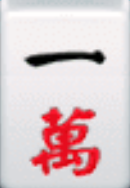
#> input picture samples/1m.png, 130 x 188 px; its folder holds only this picture in this run
$ python -i hand_recognizer.py   (imports and definitions only)
#> lines starting #> are read from the running program, lines starting #| are printed output that depends on the picture
#> further down, picture is the input picture: shape (188, 130, 3); mean B, G, R 204.5, 201.5, 222.2
"""辨識明星3缺1（6.9.x 版）畫面上的手牌

手牌是正面、大小固定的牌，靠右對齊排在固定格子上，摸進的牌在最右邊另一格。
所以不用在整個畫面上找，直接對每一格做樣板比對即可。
座標以 2566x1386 的視窗截圖為準，其他大小的畫面會先縮放到這個大小。
"""
import os

import cv2
import numpy as np

REF_W, REF_H = 2566, 1386          # 量測座標時的視窗截圖大小
TILE_W, TILE_H = 130, 188          # 手牌大小
TILE_Y = 1014                      # 手牌上緣（沒被選取時）
LAST_SLOT_X = 2150                 # 最右邊一張手牌的左緣
SLOT_PITCH = (2150 - 115) / 15     # 手牌間距（16 張從 x=115 排到 x=2150）
DRAWN_X = 2325                     # 摸進那張牌的左緣
NUM_SLOTS = 16
SEARCH_X = 8                       # 左右容許誤差
SEARCH_UP = 70                     # 被選取的牌會往上浮
SEARCH_DOWN = 6
THRESHOLD = 0.8                    # 低於這個分數視為認不出來
MATCH_SCALE = 0.5                  # 比對前縮小，速度快一倍以上，結果與原尺寸相同
QUICK_ACCEPT = 0.93                # 同一格跟上次同一張牌的分數超過這個值就直接採用
                                   # （不同牌之間最像的是 3m/5m，約 0.87）
EMPTY_DIFF = 4                     # 空格的縮圖平均差異小於這個值，視為沒變
FLOWERS = {'spring', 'summer', 'autumn', 'winter', 'plum', 'orchid', 'bamboo', 'chrysanthemum'}


def _imread(path, flags=cv2.IMREAD_GRAYSCALE):
    """cv2.imread 不支援含中文的路徑，改用 imdecode"""
#> called with path = 'samples/1m.png', flags = 0
    return cv2.imdecode(np.fromfile(path, dtype=np.uint8), flags)
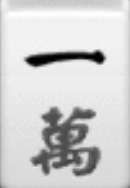
#> returned value: shape (188, 130); min 0, max 254, mean 207.6


class HandRecognizer:
    def __init__(self, samples_dir='samples'):
        self.templates = {}
        for name in os.listdir(samples_dir):
            if name.endswith('.png'):
                tmpl = _imread(os.path.join(samples_dir, name))
                self.templates[name[:-4]] = cv2.resize(tmpl, None, fx=MATCH_SCALE, fy=MATCH_SCALE,
                                                       interpolation=cv2.INTER_AREA)
        if not self.templates:
            raise ValueError(f"在 {samples_dir} 找不到任何樣板")
        self._last_labels = {}  # 格子 x 座標 → 上次認出的牌
        self._empty_slots = {}  # 格子 x 座標 → (縮圖, 比對結果)，上次沒認出牌的格子

    def _match_window(self, gray, x, y_top, y_bottom, labels):
        """在上緣 y_top～y_bottom 的範圍內比對指定樣板，回傳 (標籤, 分數, 左上角座標)"""
        x0 = max(0, x - SEARCH_X)
        window = gray[y_top:y_bottom + TILE_H, x0:x + TILE_W + SEARCH_X]
        window = cv2.resize(window, None, fx=MATCH_SCALE, fy=MATCH_SCALE, interpolation=cv2.INTER_AREA)
        best = (None, -1.0, (x, TILE_Y))
        for label in labels:
            res = cv2.matchTemplate(window, self.templates[label], cv2.TM_CCOEFF_NORMED)
            _, score, _, loc = cv2.minMaxLoc(res)
            if score > best[1]:
                best = (label, score, (x0 + round(loc[0] / MATCH_SCALE), y_top + round(loc[1] / MATCH_SCALE)))
        return best

    def _match_labels(self, gray, x, labels, accept):
        """先在原本高度比對；分數不到 accept 再往上找（被選取的牌會浮起來）"""
        best = self._match_window(gray, x, TILE_Y - SEARCH_DOWN, TILE_Y + SEARCH_DOWN, labels)
        if best[1] < accept:
            raised = self._match_window(gray, x, TILE_Y - SEARCH_UP, TILE_Y - SEARCH_DOWN, labels)
            if raised[1] > best[1]:
                best = raised
        return best

    def _match_slot(self, gray, x):
        # 手牌大多沒變：先只跟這格上次的牌比，夠像就不用比全部樣板
        prev = self._last_labels.get(x)
        if prev:
            best = self._match_labels(gray, x, [prev], QUICK_ACCEPT)
            if best[1] >= QUICK_ACCEPT:
                return best
        # 上次是空格（吃碰區、沒有牌）且畫面幾乎沒變：沿用上次結果
        thumb = cv2.resize(gray[TILE_Y - SEARCH_UP:TILE_Y + TILE_H, x:x + TILE_W], (16, 32),
                           interpolation=cv2.INTER_AREA).astype(np.int16)
        empty = self._empty_slots.get(x)
        if empty is not None and np.abs(thumb - empty[0]).mean() < EMPTY_DIFF:
            return empty[1]

        best = self._match_labels(gray, x, self.templates, THRESHOLD)
        if best[1] >= THRESHOLD:
            self._last_labels[x] = best[0]
            self._empty_slots.pop(x, None)
        else:
            self._last_labels.pop(x, None)
            self._empty_slots[x] = (thumb, best)
        return best

    def recognize(self, frame):
        """辨識手牌

        Returns:
            dict:
                'hand': 手牌（由左到右，不含摸進的牌、花牌、認不出來的牌）
                'drawn': 摸進的牌，沒有則為 None
                'flowers': 手牌格中出現的花牌
                'unknown': 夾在手牌中間、認不出來的格子數（被遮住、變暗等）
                'detections': [{'x','y','w','h','label','confidence'}]，座標對應輸入畫面
        """
        scale = 1.0
        if frame.shape[1] != REF_W or frame.shape[0] != REF_H:
            scale = frame.shape[1] / REF_W
            frame = cv2.resize(frame, (REF_W, REF_H))
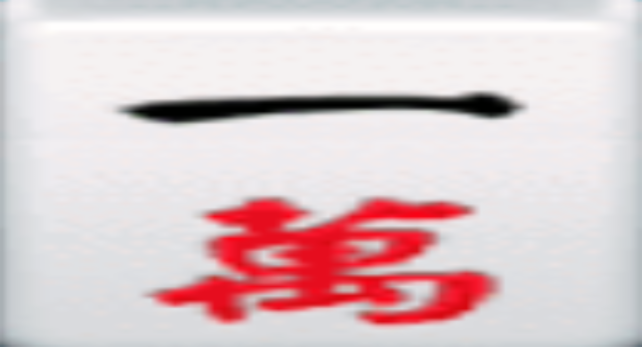
#> frame: shape (1386, 2566, 3) (shown at 1/4 size); mean of channels 0, 1, 2 204.4, 201.4, 222.1; drawn as B, G, R
        gray = cv2.cvtColor(frame, cv2.COLOR_BGR2GRAY)
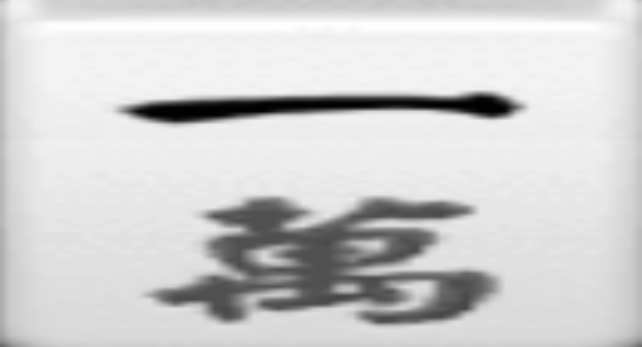
#> gray: shape (1386, 2566) (shown at 1/4 size); min 1, max 254, mean 207.9

        # 由右往左比對 16 個手牌格
        slots = []
        for k in range(NUM_SLOTS):
            x = round(LAST_SLOT_X - k * SLOT_PITCH)
            slots.append(self._match_slot(gray, x))
#> this loop made 16 passes
#> after the loop, slots = 16 items
        slots.reverse()  # 改成由左到右

        # 最左邊一段認不出來的格子是吃碰區或空位；之後的低分格才算未知牌
        first = next((i for i, s in enumerate(slots) if s[1] >= THRESHOLD), len(slots))
#> first = 16
        hand_slots = slots[first:]
#> hand_slots = []

        drawn_slot = self._match_slot(gray, DRAWN_X)
#> in _match_window (call 33), `window = gray[y_top:y_bottom + TILE_H, x0:x + TILE_W + SEARCH_X]`:
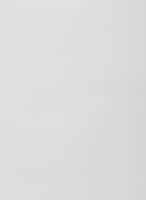
#> window: shape (200, 146); min 213, max 228, mean 220.3
#> the loop in _match_window (call 33), `for label in labels:` made 1 pass
#> (label, score, loc, best) on pass 1: ('1m', 0.104, (0, 6), ('1m', 0.104, (2317, 1020)))
#> in _match_window (call 34), `window = gray[y_top:y_bottom + TILE_H, x0:x + TILE_W + SEARCH_X]`:
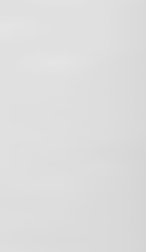
#> window: shape (252, 146); min 213, max 228, mean 221.2
#> the loop in _match_window (call 34), `for label in labels:` made 1 pass
#> (label, score, loc, best) on pass 1: ('1m', 0.118, (0, 22), ('1m', 0.118, (2317, 988)))
#> drawn_slot = ('1m', 0.118, (2317, 988))
        if drawn_slot[1] < THRESHOLD:
            drawn_slot = None

        hand, flowers, detections, unknown = [], [], [], 0
        for slot in hand_slots + ([drawn_slot] if drawn_slot else []):
            label, score, (x, y) = slot
            if score < THRESHOLD:
                unknown += 1
                label = '?'
            elif label in FLOWERS:
                flowers.append(label)
            elif slot is not drawn_slot:
                hand.append(label)
            detections.append({
                'x': int(x * scale), 'y': int(y * scale),
                'w': int(TILE_W * scale), 'h': int(TILE_H * scale),
                'label': label, 'confidence': float(score),
            })
#> this loop made 0 passes
#> after the loop, detections = []; flowers = []; hand = []; unknown = 0

        drawn = None
        if drawn_slot and drawn_slot[0] not in FLOWERS:
            drawn = drawn_slot[0]

        return {'hand': hand, 'drawn': drawn, 'flowers': flowers,
                'unknown': unknown, 'detections': detections}

>>> import cv2
>>> picture = cv2.imread('../samples/1m.png')
>>> result = HandRecognizer().recognize(picture)
#> result = 5 items

$ run again, on samples/2m.png
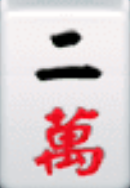
#> input picture samples/2m.png, 130 x 188 px
#> picture is the input picture: shape (188, 130, 3); mean B, G, R 200.6, 197.7, 218.2
#> in recognize, `frame = cv2.resize(frame, (REF_W, REF_H))`:
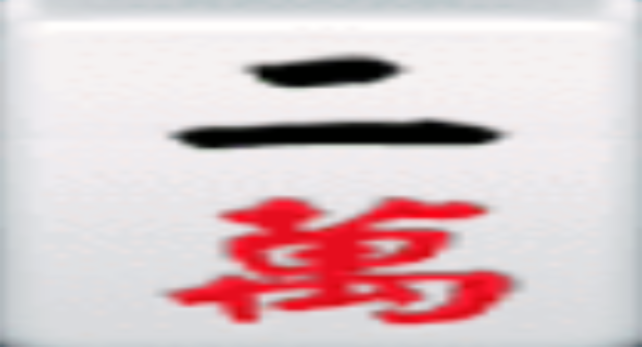
#> frame: shape (1386, 2566, 3) (shown at 1/4 size); mean of channels 0, 1, 2 200.5, 197.6, 218.1; drawn as B, G, R
#> in recognize, `gray = cv2.cvtColor(frame, cv2.COLOR_BGR2GRAY)`:
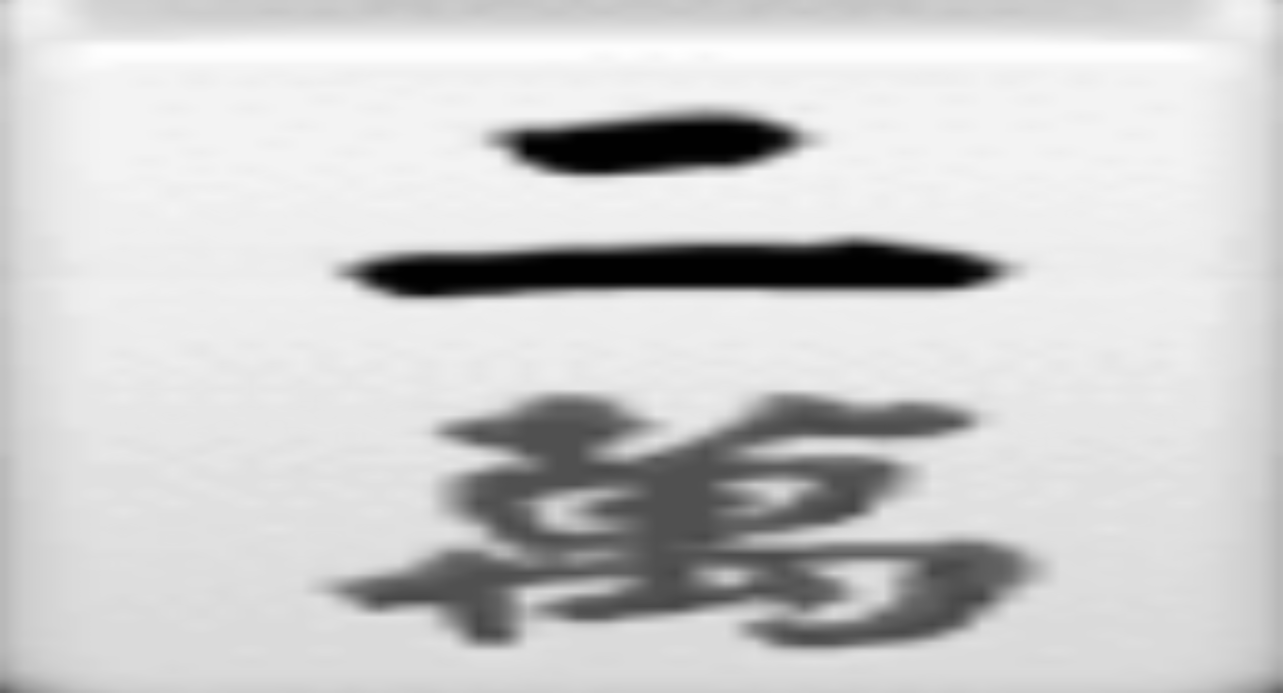
#> gray: shape (1386, 2566) (shown at 1/2 size); min 1, max 254, mean 204
#> the loop in recognize, `for k in range(NUM_SLOTS):` made 16 passes
#> after the loop in recognize, `for k in range(NUM_SLOTS):`: slots = 16 items
#> first = 16
#> hand_slots = []
#> drawn_slot = ('2m', 0.143, (2317, 1020))
#> after the loop in recognize, `for slot in hand_slots + ([drawn_slot] if drawn_slot else []):`: detections = []; unknown = 0
#> result = 5 items

$ run again, on samples/3m.png
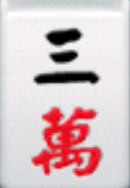
#> input picture samples/3m.png, 130 x 188 px
#> picture is the input picture: shape (188, 130, 3); mean B, G, R 198.7, 195.7, 216.2
#> in recognize, `frame = cv2.resize(frame, (REF_W, REF_H))`:
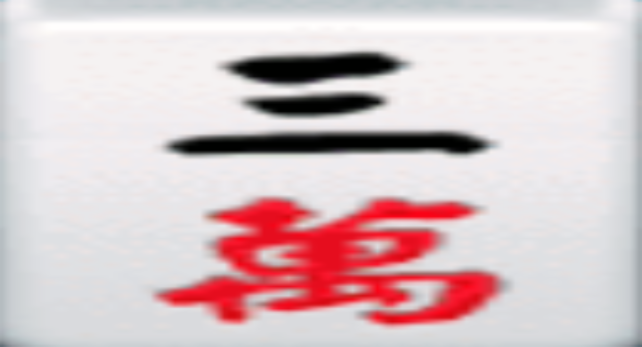
#> frame: shape (1386, 2566, 3) (shown at 1/4 size); mean of channels 0, 1, 2 198.6, 195.6, 216; drawn as B, G, R
#> in recognize, `gray = cv2.cvtColor(frame, cv2.COLOR_BGR2GRAY)`:
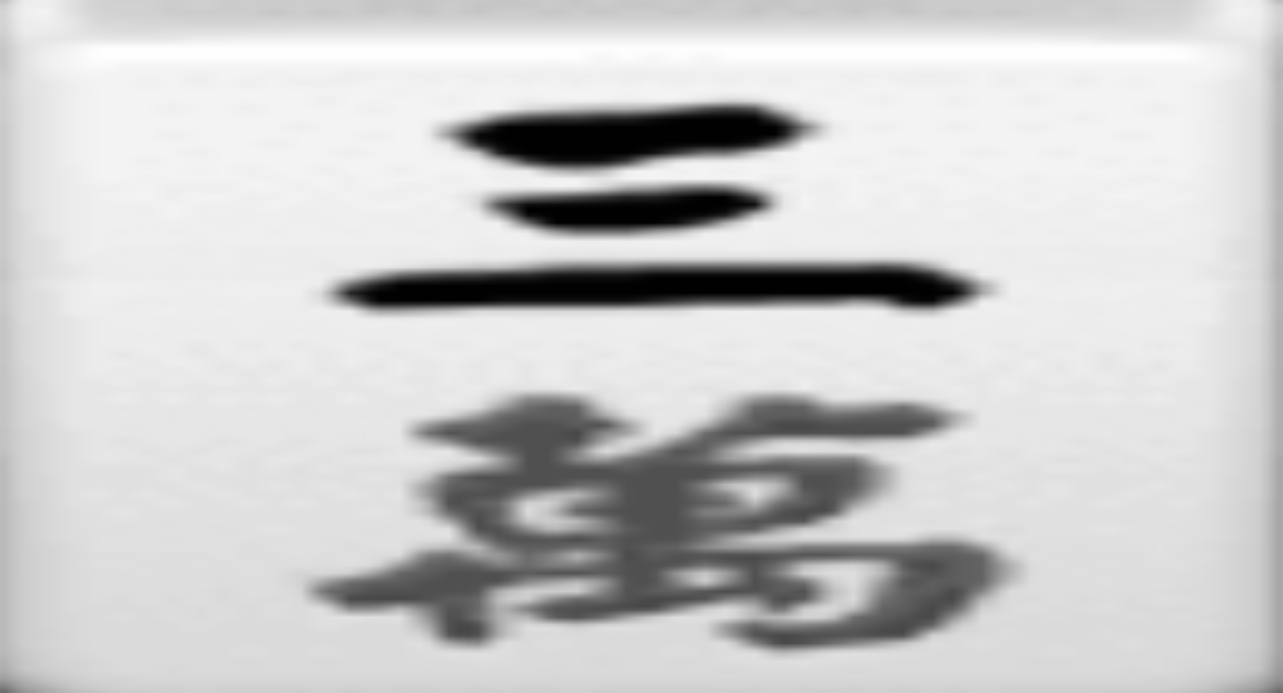
#> gray: shape (1386, 2566) (shown at 1/2 size); min 1, max 254, mean 202.1
#> the loop in recognize, `for k in range(NUM_SLOTS):` made 16 passes
#> after the loop in recognize, `for k in range(NUM_SLOTS):`: slots = 16 items
#> first = 16
#> hand_slots = []
#> drawn_slot = ('3m', 0.094, (2317, 1020))
#> after the loop in recognize, `for slot in hand_slots + ([drawn_slot] if drawn_slot else []):`: detections = []; unknown = 0
#> result = 5 items
